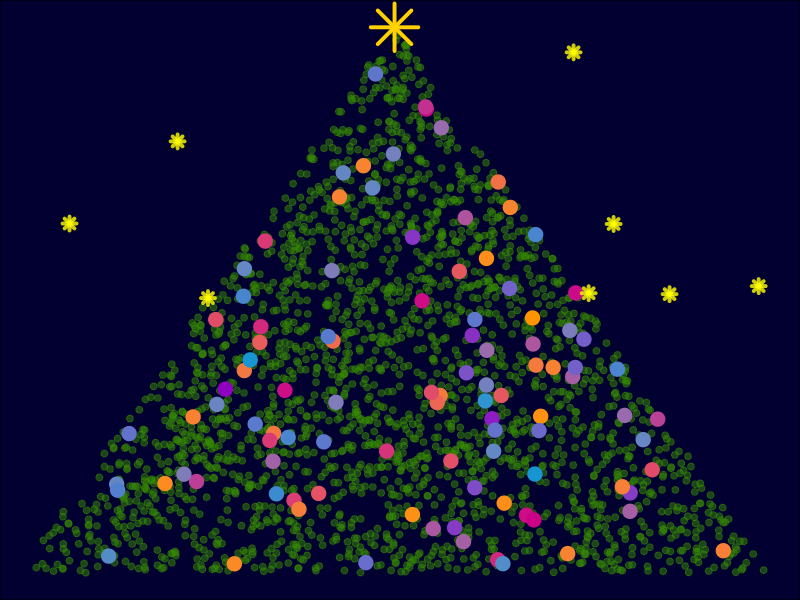

Write the R code that produced this figure.
library(ggplot2)
library(dplyr)

set.seed(2025)
ile_igiel <- 5000
ile_gwiazdek <- 10

dane <- data.frame(
  x = runif(ile_igiel, -5, 5),
  y = runif(ile_igiel, 0, 10)) %>%
  filter(abs(x) < (10 - y) / 2)

bombki <- dane %>%
  sample_n(100) %>%
  mutate(which_color = runif(n(), 0, 1))

gwiazdki <- data.frame(x = runif(ile_gwiazdek, -5, 5),
  y = runif(ile_gwiazdek, 5, 10)) %>%
  filter(abs(x) > (10 - y) / 2)


choinka <- ggplot() +
  geom_point(data = dane, aes(x, y), color = "#378902", alpha = 0.5, size = 2) +
  geom_point(data = bombki,aes(x, y, color = which_color, size = 2.5)) +
  geom_point(aes(x = 0, y = 10), shape = 8, size = 10, color = "#ffd100", stroke = 2) + 
  geom_point(data = gwiazdki, aes(x,y), shape = 8, size = 2, color = "yellow", alpha = 0.8, stroke = 2) +
  scale_color_gradientn(colors = c("#9000c1", "#0097d2", "#cb0088", "#ff9400")) +
  guides(color = "none", size = "none") +
  theme_void() + 
  theme(plot.background = element_rect(fill = "#020031"))
choinka
